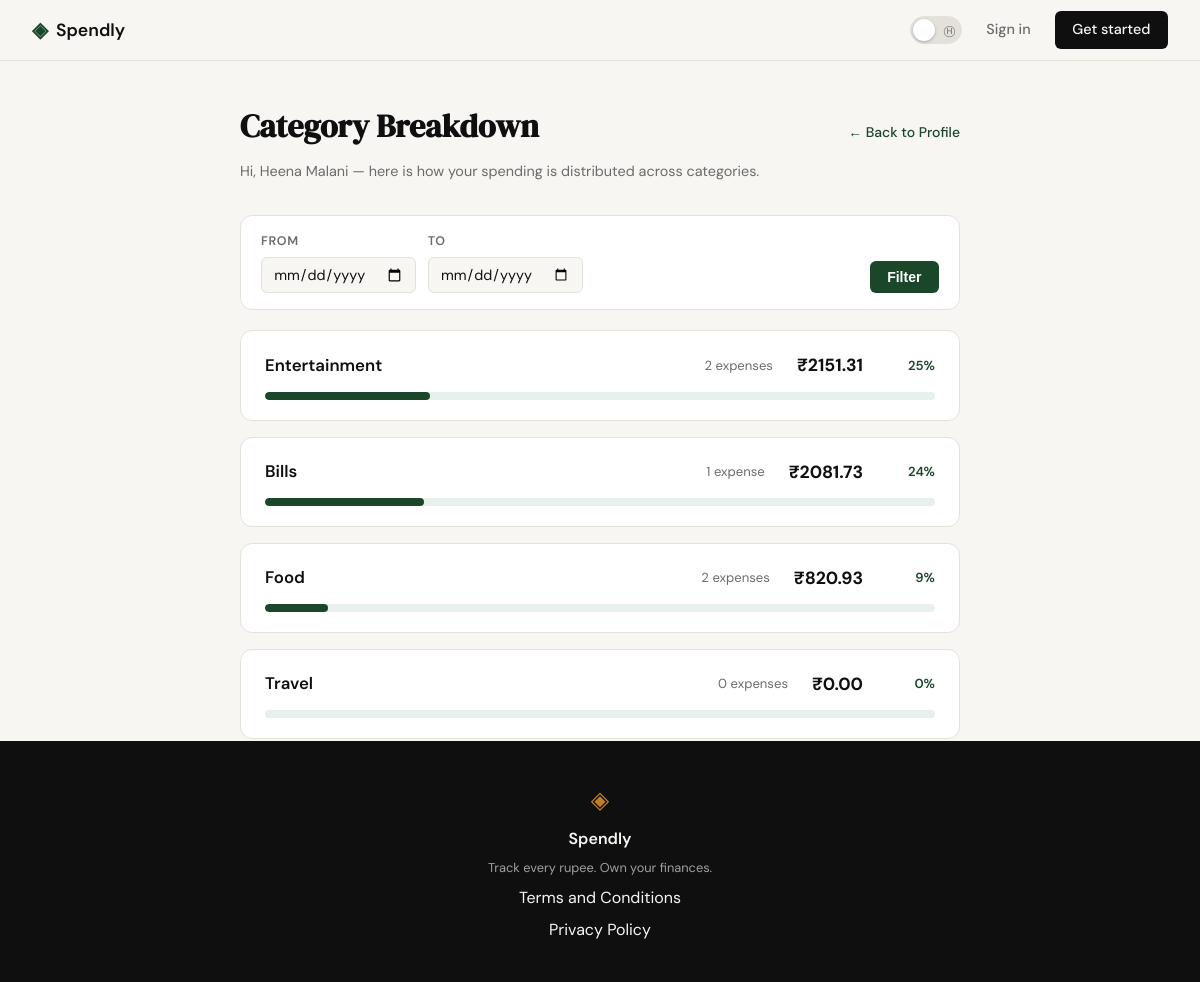
Screenshot of /profile/categories (signed in) with the database file from the repository.
### tables this page shows
CREATE TABLE categories (
            id         INTEGER PRIMARY KEY AUTOINCREMENT,
            user_id    INTEGER NOT NULL REFERENCES users(id) ON DELETE CASCADE,
            name       TEXT    NOT NULL,
            created_at TIMESTAMP DEFAULT CURRENT_TIMESTAMP
        );

### app.py (the view)
@app.route("/profile/categories")
@login_required
def category_breakdown():
    from_date, to_date = _parse_date_params()
    conn = get_db()
    try:
        categories = conn.execute(
            """
            SELECT c.name,
                   COUNT(e.id)                AS count,
                   COALESCE(SUM(e.amount), 0) AS total
            FROM categories c
            LEFT JOIN expenses e
                   ON e.category_id = c.id
                  AND e.user_id = ?
                  AND (? IS NULL OR e.date >= ?)
                  AND (? IS NULL OR e.date <= ?)
            WHERE c.user_id = ?
            GROUP BY c.id
            ORDER BY total DESC
            """,
            (session["user_id"], from_date, from_date, to_date, to_date, session["user_id"])
        ).fetchall()
        grand_total = conn.execute(
            """
            SELECT COALESCE(SUM(amount), 0) AS total
            FROM expenses
            WHERE user_id = ?
              AND (? IS NULL OR date >= ?)
              AND (? IS NULL OR date <= ?)
            """,
            (session["user_id"], from_date, from_date, to_date, to_date)
        ).fetchone()
    finally:
        conn.close()
    return render_template(
        "categories.html",
        categories=categories,
        grand_total=grand_total["total"],
        user_name=session["user_name"],
        from_date=from_date,
        to_date=to_date,
    )

### app.py (called while the page is built)
def login_required(f):
    @wraps(f)
    def decorated(*args, **kwargs):
        if "user_id" not in session:
            flash("Please sign in to continue.", "error")
            return redirect(url_for("login"))
        return f(*args, **kwargs)
    return decorated

def _parse_date_params():
    from_date = request.args.get("from", "").strip() or None
    to_date   = request.args.get("to",   "").strip() or None
    for val in (from_date, to_date):
        if val and not _DATE_RE.match(val):
            flash("Invalid date format — use YYYY-MM-DD.", "error")
            return None, None
    return from_date, to_date

### database/db.py (called while the page is built)
def get_db():
    conn = sqlite3.connect(DATABASE)
    conn.row_factory = sqlite3.Row
    conn.execute("PRAGMA foreign_keys = ON")
    return conn

### templates/categories.html (shortened to what this page needs)
{% extends "base.html" %}
{% block content %}
<div class="cat-page">
    <div class="cat-header">
        <h1 class="cat-title">Category Breakdown</h1>
        <a href="{{ url_for('profile') }}" class="back-link">&larr; Back to Profile</a>
    </div>
    <p class="cat-subtitle">Hi, {{ user_name }} — here is how your spending is distributed across categories.</p>
    <form class="date-filter-form" method="get" action="">
        <div class="filter-fields">
            <label class="filter-label">
                From
                <input class="filter-input" type="date" name="from" value="{{ from_date or '' }}">
            </label>
            <label class="filter-label">
                To
                <input class="filter-input" type="date" name="to" value="{{ to_date or '' }}">
            </label>
        </div>
        <div class="filter-actions">
            <button class="filter-btn" type="submit">Filter</button>
        </div>
    </form>
    {% set has_expenses = categories | selectattr('count', 'gt', 0) | list | length > 0 %}
    {% if not has_expenses %}
        <div class="cat-empty">
            <span class="cat-empty-icon">&#128184;</span>
            <h2 class="cat-empty-heading">No expenses recorded yet</h2>
            <p class="cat-empty-text">Once you add some expenses, your category breakdown will appear here.</p>
        </div>
    {% else %}
        <div class="cat-list">
            {% for cat in categories %}
            <div class="cat-card">
                <div class="cat-card-top">
                    <span class="cat-name">{{ cat['name'] }}</span>
                    <div class="cat-meta">
                        <span class="cat-count">{{ cat['count'] }} expense{{ 's' if cat['count'] != 1 else '' }}</span>
                        <span class="cat-amount">&#8377;{{ "%.2f"|format(cat['total']) }}</span>
                        <span class="cat-pct">
                            {% if grand_total > 0 %}
                                {{ "%.0f"|format(cat['total'] / grand_total * 100) }}%
                            {% else %}
                                0%
                            {% endif %}
                        </span>
                    </div>
                </div>
                <div class="bar-track">
                    <div class="bar-fill" style="width: {% if grand_total > 0 %}{{ "%.2f"|format(cat['total'] / grand_total * 100) }}%{% else %}0%{% endif %};"></div>
                </div>
            </div>
            {% endfor %}
        </div>
    {% endif %}
</div>
{% endblock %}

### static/css/style.css (style rules this page uses)
:root { --ink: #0f0f0f; --ink-soft: #2d2d2d; --ink-muted: #6b6b6b; --ink-faint: #a0a0a0; --paper: #f7f6f3; --paper-warm: #f0ede6; --paper-card: #ffffff; --accent: #1a472a; --accent-light: #e8f0eb; --accent-2: #c17f24; --accent-2-light: #fdf3e3; --danger: #c0392b; --danger-light: #fdecea; --border: #e4e1da; --border-soft: #eeebe4; --font-display: 'DM Serif Display', Georgia, serif; --font-body: 'DM Sans', system-ui, sans-serif; --max-width: 1200px; --auth-width: 440px; --radius-sm: 6px; --radius-md: 12px; --radius-lg: 20px; }
*, *::before, *::after { box-sizing: border-box; margin: 0; padding: 0; }
html { font-size: 16px; scroll-behavior: smooth; }
body { background: var(--paper); color: var(--ink); font-family: var(--font-body); font-size: 1rem; line-height: 1.6; -webkit-font-smoothing: antialiased; }
a { color: inherit; text-decoration: none; }

### templates/categories.html (style rules this page uses)
.cat-page { max-width: 760px; margin: 2.5rem auto; padding: 0 1.25rem; font-family: var(--font-body); }
.cat-header { display: flex; align-items: baseline; justify-content: space-between; flex-wrap: wrap; gap: 0.75rem; margin-bottom: 0.5rem; }
.cat-title { font-family: var(--font-display); font-size: 2rem; color: var(--ink); margin: 0; }
.cat-subtitle { font-size: 0.9rem; color: var(--ink-muted); margin: 0 0 2rem; }
.back-link { font-size: 0.875rem; color: var(--accent); text-decoration: none; font-weight: 500; }
.cat-list { display: flex; flex-direction: column; gap: 1rem; }
.cat-card { background: var(--paper-card); border: 1px solid var(--border); border-radius: var(--radius-md); padding: 1.25rem 1.5rem; }
.cat-card-top { display: flex; align-items: center; justify-content: space-between; flex-wrap: wrap; gap: 0.5rem; margin-bottom: 0.75rem; }
.cat-name { font-size: 1.05rem; font-weight: 600; color: var(--ink); }
.cat-meta { display: flex; align-items: center; gap: 1.5rem; flex-wrap: wrap; }
.cat-amount { font-size: 1.1rem; font-weight: 700; color: var(--ink); }
.cat-count { font-size: 0.82rem; color: var(--ink-muted); }
.cat-pct { font-size: 0.82rem; font-weight: 600; color: var(--accent); min-width: 3rem; text-align: right; }
.bar-track { width: 100%; height: 8px; background: var(--accent-light); border-radius: var(--radius-lg); overflow: hidden; }
.bar-fill { height: 100%; background: var(--accent); border-radius: var(--radius-lg); transition: width 0.3s ease; min-width: 0; }
.date-filter-form { display: flex; flex-wrap: wrap; align-items: flex-end; gap: 0.75rem; margin-bottom: 1.25rem; padding: 1rem 1.25rem; background: var(--paper-card); border: 1px solid var(--border); border-radius: var(--radius-md); }
.filter-fields { display: flex; gap: 0.75rem; flex-wrap: wrap; flex: 1; }
.filter-label { display: flex; flex-direction: column; gap: 0.3rem; font-size: 0.78rem; font-weight: 600; text-transform: uppercase; letter-spacing: 0.05em; color: var(--ink-muted); }
.filter-input { padding: 0.45rem 0.7rem; border: 1px solid var(--border); border-radius: var(--radius-sm); background: var(--paper); color: var(--ink); font-size: 0.9rem; font-family: var(--font-body); }
.filter-actions { display: flex; align-items: center; gap: 0.75rem; }
.filter-btn { padding: 0.5rem 1.1rem; background: var(--accent); color: #fff; border: none; border-radius: var(--radius-sm); font-size: 0.875rem; font-weight: 600; cursor: pointer; transition: opacity 0.15s; }

### rows the page displays
categories: name "Entertainment", count "2", count "s", total "2151.31", cat "25", {{ "%.2f"|format(cat['total'] / grand_total * 100) }} 24.58 (drawn)
categories: name "Bills", count "1", total "2081.73", cat "24", {{ "%.2f"|format(cat['total'] / grand_total * 100) }} 23.78 (drawn)
categories: name "Food", count "2", count "s", total "820.93", cat "9", {{ "%.2f"|format(cat['total'] / grand_total * 100) }} 9.38 (drawn)
categories: name "Travel", count "0", count "s", total "0.00", cat "0"

### other values shown
{{ user_name }} "Heena Malani"
